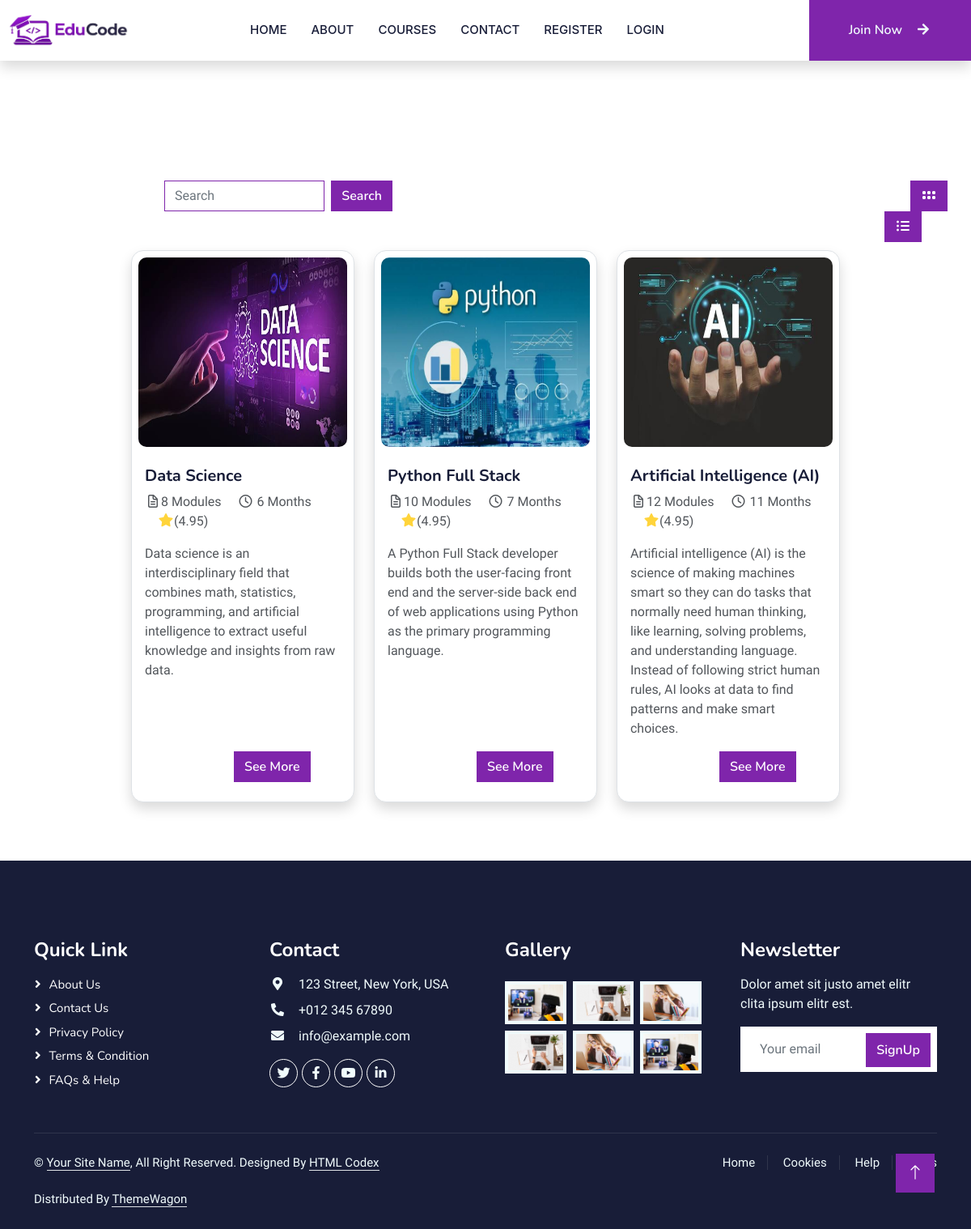
Screenshot of /courses with the database file from the repository.
### course/models.py (models this page shows)
class Course(models.Model):
    name = models.CharField(max_length=100)
    description = models.TextField()
    duration = models.IntegerField()
    price = models.IntegerField()
    image = models.ImageField(upload_to='course/')
    modules = models.IntegerField(null=True,)
    created=models.DateTimeField(auto_now_add=True)
    updated=models.DateTimeField(auto_now=True)

### course/views.py (the view)
# urls.py: path('courses',views.Courses.as_view(),name='courses'),
class Courses(View):
    def get(self,request):
        c=Course.objects.all()
        context={'course':c}
        return render(request,'course.html', context)

### templates/course.html (shortened to what this page needs)
{% extends "base.html" %}
{% load static %}
{% block content %}
<div class="row pt-5" style="margin-top: 100px" >
    <div class="col-3 pb-5" style="margin-left:203px" >
        <form class="d-flex" action="{% url 'search' %}">
        <input class="form-control me-2" type="search" name="q" style="border-color:  #7f25ab " placeholder="Search" aria-label="Search">
            <button class="btn " style="background-color:  #7f25ab;border-color:  #7f25ab ;color: white;" type="submit">Search</button>
      </form>
</div>
        <div class="col " style="margin-left:568px">
            <button class=" btn btn-primary grid-view ms-5" type="button" id="grid-view" onclick="setGridView()" ><i class="fa-solid fa-grip"></i></button>
    <button class="  btn btn-primary ms-3" type="button" id="list-view" onclick="setListView()"><i class="fa-solid fa-list-ul"></i></button>
    </div>
</div>
<div class="container w-75">
<div class="row grid-view" id="cardContainer">
        {% for i in course %}
        <div class="col-md-4 mb-4 course-item animated slideInUp" data-wow-delay="0.1s">
            <div class="card h-100 border shadow" style="border-radius: 15px">
    <a href="{% url 'coursedetail' i.id %}">
    <img src="{{ i.image.url }}" class="card-img-top p-2 " style="height: 250px;border-radius: 18px; transition: none;transform: none" alt="Course Image">
</a>
                <div class="card-body">
                    <h5 class="card-title">{{ i.name }}</h5>
      <p class="card-text"> <i class="fa-regular fa-file-lines"></i>{{ i.modules }} Modules
          <i class="fa-regular fa-clock fa-spin fa-spin-reverse ms-3"></i> {{ i.duration }} Months
      <i class="fa-solid fa-star ms-3" style="color: rgb(255, 212, 59);"></i>(4.95)
      </p>
                    <p class="card-text">
                        {{ i.description }}
                    </p>
<div class="mt-auto pb-2">
                    <a href="{% url 'coursedetail' i.id %}" class="btn btn-primary" style="transform: none;transition: none" >See More</a>
</div>
                </div>
            </div>
        </div>
        {% endfor %}
    </div>
</div>
{% endblock %}

### templates/base.html (shortened to what this page needs)
<!DOCTYPE html>
<html lang="en">
{% load static %}
<head>
    <link rel="stylesheet" href="https://cdnjs.cloudflare.com/ajax/libs/font-awesome/7.3.0/css/all.min.css" />
    <link href="https://cdnjs.cloudflare.com/ajax/libs/font-awesome/5.10.0/css/all.min.css" rel="stylesheet">
    <link href="https://cdn.jsdelivr.net/npm/bootstrap-icons@1.4.1/font/bootstrap-icons.css" rel="stylesheet">
    <link href="{% static 'lib/animate/animate.min.css' %}" rel="stylesheet">
    <link href="{% static 'lib/owlcarousel/assets/owl.carousel.min.css' %}" rel="stylesheet">
    <link href="{% static 'css/bootstrap.min.css' %}" rel="stylesheet">
     <link rel="stylesheet" href="https://cdnjs.cloudflare.com/ajax/libs/intl-tel-input/17.0.8/css/intlTelInput.css"/>
    <link href="{% static 'css/style.css' %}" rel="stylesheet">
</head>
<body>
    <nav class="navbar navbar-expand-lg bg-white navbar-light shadow sticky-top p-0" >
            <a href="/"><img alt="CodeCrafters - Best Software Training Institute in Kochi" class="logo" id="main-logo" src="{% static 'img/logo.png' %}"
                             style="width: 150px;margin-left: 10px;" ></a>
        <div class="collapse navbar-collapse" id="navbarCollapse">
            <div class="navbar-nav mx-auto p-4 p-lg-0 " style="font-family:-apple-system, BlinkMacSystemFont, avenir next, avenir, segoe ui, helvetica neue, helvetica, Cantarell, Ubuntu, roboto, noto, arial, sans-serif " >
                <a href="{% url 'home' %}" class="nav-item nav-link ">Home</a>
                <a href="{% url 'about' %}" class="nav-item nav-link" >About</a>
                <a href="{% url 'courses' %}" class="nav-item nav-link">Courses</a>
                <a href="{% url 'contact' %}" class="nav-item nav-link">Contact</a>
                {% if user.is_authenticated %}
                {% if user.is_superuser == True %}
                <a href="{% url 'addcourse' %}" class="nav-item nav-link">Add Course</a>
                <a href="{% url 'paymentdetail' %}" class="nav-item nav-link">Payment Detail</a>
                {% endif %}
                <a href="{% url 'userlogout' %}" class="nav-item nav-link">Logout</a>
                {% else %}
                <a href="{% url 'register' %}" class="nav-item nav-link">Register</a>
                <a href="{% url 'userlogin' %}" class="nav-item nav-link">Login</a>
            </div>
        </div>
                        <a href=" {% url 'courses' %} " class="btn   py-4 px-lg-5 d-none d-lg-block text-light" style="background-color: #7f25ab;">Join Now<i class="fa fa-arrow-right ms-3"></i></a>
{% endif %}
    </nav>
{% block content %}
{% endblock %}
<div class="container-fluid bg-dark text-light footer pt-5 mt-5 wow fadeIn" data-wow-delay="0.1s">
        <div class="container py-5">
            <div class="row g-5">
                <div class="col-lg-3 col-md-6">
                    <h4 class="text-white mb-3">Quick Link</h4>
                    <a class="btn btn-link" href="">About Us</a>
                    <a class="btn btn-link" href="">Contact Us</a>
                    <a class="btn btn-link" href="">Privacy Policy</a>
                    <a class="btn btn-link" href="">Terms & Condition</a>
                    <a class="btn btn-link" href="">FAQs & Help</a>
                </div>
                <div class="col-lg-3 col-md-6">
                    <h4 class="text-white mb-3">Contact</h4>
                    <p class="mb-2"><i class="fa fa-map-marker-alt me-3"></i>123 Street, New York, USA</p>
                    <p class="mb-2"><i class="fa fa-phone-alt me-3"></i>+012 345 67890</p>
                    <p class="mb-2"><i class="fa fa-envelope me-3"></i>info@example.com</p>
                    <div class="d-flex pt-2">
                        <a class="btn btn-outline-light btn-social" href=""><i class="fab fa-twitter"></i></a>
                        <a class="btn btn-outline-light btn-social" href=""><i class="fab fa-facebook-f"></i></a>
                        <a class="btn btn-outline-light btn-social" href=""><i class="fab fa-youtube"></i></a>
                        <a class="btn btn-outline-light btn-social" href=""><i class="fab fa-linkedin-in"></i></a>
                    </div>
                </div>
                <div class="col-lg-3 col-md-6">
                    <h4 class="text-white mb-3">Gallery</h4>
                    <div class="row g-2 pt-2">
                        <div class="col-4">
                            <img class="img-fluid bg-light p-1" src="{% static 'img/course-1.jpg' %}" alt="">
                        </div>
                        <div class="col-4">
                            <img class="img-fluid bg-light p-1" src="{% static 'img/course-2.jpg' %}" alt="">
                        </div>
                        <div class="col-4">
                            <img class="img-fluid bg-light p-1" src="{% static 'img/course-3.jpg' %}" alt="">
                        </div>
                        <div class="col-4">
                            <img class="img-fluid bg-light p-1" src="{% static 'img/course-2.jpg' %}" alt="">
                        </div>
                        <div class="col-4">
                            <img class="img-fluid bg-light p-1" src="{% static 'img/course-3.jpg' %}" alt="">
                        </div>
                        <div class="col-4">
                            <img class="img-fluid bg-light p-1" src="{% static 'img/course-1.jpg' %}" alt="">
                        </div>
                    </div>
                </div>
                <div class="col-lg-3 col-md-6">
                    <h4 class="text-white mb-3">Newsletter</h4>
                    <p>Dolor amet sit justo amet elitr clita ipsum elitr est.</p>
                    <div class="position-relative mx-auto" style="max-width: 400px;">
                        <input class="form-control border-0 w-100 py-3 ps-4 pe-5" type="text" placeholder="Your email">
                        <button type="button" class="btn btn-primary py-2 position-absolute top-0 end-0 mt-2 me-2">SignUp</button>
                    </div>
                </div>
            </div>
        </div>
        <div class="container">
            <div class="copyright">
                <div class="row">
                    <div class="col-md-6 text-center text-md-start mb-3 mb-md-0">
                        &copy; <a class="border-bottom" href="#">Your Site Name</a>, All Right Reserved.
                        Designed By <a class="border-bottom" href="https://htmlcodex.com">HTML Codex</a><br><br>
                        Distributed By <a class="border-bottom" href="https://themewagon.com">ThemeWagon</a>
                    </div>
                    <div class="col-md-6 text-center text-md-end">
                        <div class="footer-menu">
                            <a href="">Home</a>
                            <a href="">Cookies</a>
                            <a href="">Help</a>
                            <a href="">FQAs</a>
                        </div>
                    </div>
                </div>
            </div>
        </div>
    </div>
    <a href="#" class="btn btn-lg btn-primary btn-lg-square back-to-top"><i class="bi bi-arrow-up"></i></a>
</body>
</html>

### static/css/style.css (style rules this page uses)
:root { --primary: #7f25ab; --light: #F0FBFC; --dark: #181d38; }
.back-to-top { position: fixed; display: none; right: 45px; bottom: 45px; z-index: 99; }
.btn { font-family: 'Nunito', sans-serif; font-weight: 600; transition: .5s; }
.btn.btn-primary, .btn.btn-secondary { color: #FFFFFF; }
.btn-lg-square { width: 48px; height: 48px; }
.btn-square, .btn-sm-square, .btn-lg-square { padding: 0; display: flex; align-items: center; justify-content: center; font-weight: normal; border-radius: 0px; }
.navbar-light .navbar-nav .nav-link { margin-right: 30px; padding: 25px 0; color: #FFFFFF; font-size: 15px; text-transform: uppercase; outline: none; }
.navbar-light .navbar-brand, .navbar-light a.btn { height: 75px; }
.navbar-light .navbar-nav .nav-link { color: var(--dark); font-weight: 500; }
.navbar-light.sticky-top { top: -100px; transition: .5s; }
.category img, .course-item img { transition: .5s; }
.footer .btn.btn-social { margin-right: 5px; width: 35px; height: 35px; display: flex; align-items: center; justify-content: center; color: var(--light); font-weight: normal; border: 1px solid #FFFFFF; border-radius: 35px; transition: .3s; }
.footer .btn.btn-link { display: block; margin-bottom: 5px; padding: 0; text-align: left; color: #FFFFFF; font-size: 15px; font-weight: normal; text-transform: capitalize; transition: .3s; }
.footer .btn.btn-link::before { position: relative; content: "\f105"; font-family: "Font Awesome 5 Free"; font-weight: 900; margin-right: 10px; }
.footer .copyright { padding: 25px 0; font-size: 15px; border-top: 1px solid rgba(256, 256, 256, .1); }
.footer .copyright a { color: var(--light); }
.footer .footer-menu a { margin-right: 15px; padding-right: 15px; border-right: 1px solid rgba(255, 255, 255, .1); }
.footer .footer-menu a:last-child { margin-right: 0; padding-right: 0; border-right: none; }

### templates/course.html (style rules this page uses)
.card { display: flex; flex-direction: column; height: 100%; }
.card-body { display: flex; flex-direction: column; }
.card-body .btn { margin-top: auto; }
#cardContainer.grid-view .card { display: flex; flex-direction: column; height: 100%; }
#cardContainer.grid-view .card img { width: 100%; height: 250px; }
#cardContainer.grid-view .btn { margin-top: auto; margin-left:110px; }

### rows the page displays
Course: image (picture), name "Data Science", modules "8", duration "6", description "Data science is an interdisciplinary field that combines math, statistics, programming, and artificial intelligence to extract useful knowledge and insights from raw data."
Course: image (picture), name "Python Full Stack", modules "10", duration "7", description "A Python Full Stack developer builds both the user-facing front end and the server-side back end of web applications using Python as the primary programming language."
Course: image (picture), name "Artificial Intelligence (AI)", modules "12", duration "11", description "Artificial intelligence (AI) is the science of making machines smart so they can do tasks that normally need human thinking, like learning, solving problems, and understanding language. Instead of following strict human rules, AI looks at data to find patterns and make smart choices."
